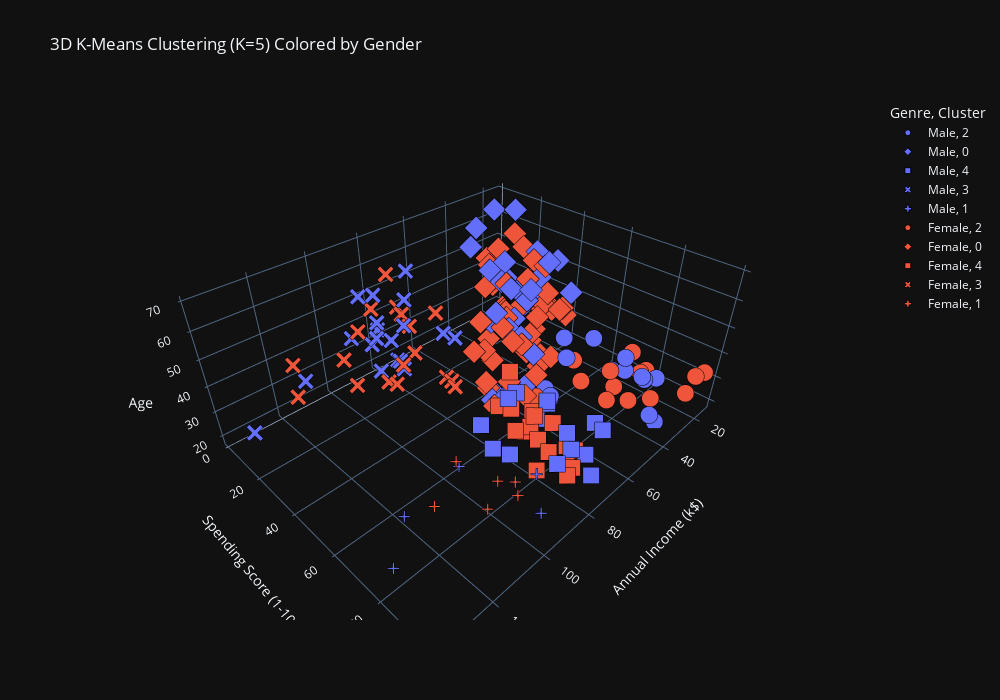

The notebook cell saved with this chart:
### Markdown cell above
THE 3D scatter Plot

### Code cell
import pandas as pd
import matplotlib.pyplot as plt
from sklearn.cluster import KMeans
from sklearn.metrics import silhouette_score
import plotly.express as px

# Load your dataset


# Select features for clustering
features = ["Annual Income (k$)", "Spending Score (1-100)", "Age"]
X = dataset[features]

# ------------------------------
# 1. Silhouette Score Plot
scores = []
for i in range(2, 11):
    kmeans = KMeans(n_clusters=i, init='k-means++', random_state=42)
    preds = kmeans.fit_predict(X)
    score = silhouette_score(X, preds)
    scores.append(score)

plt.figure(figsize=(10, 6))
plt.plot(range(2, 11), scores, marker='o', linestyle='--', color='purple')
plt.title("Silhouette Score by Number of Clusters")
plt.xlabel("Number of Clusters (K)")
plt.ylabel("Silhouette Score")
plt.grid(True)
plt.show()

# ------------------------------
# 2. Apply KMeans with chosen K (e.g., 5 based on Silhouette)
optimal_k = 5
kmeans = KMeans(n_clusters=optimal_k, init='k-means++', random_state=42)
dataset['Cluster'] = kmeans.fit_predict(X)

# ------------------------------
# 3. 3D Cluster Visualization (colored by Gender)
fig = px.scatter_3d(
    dataset,
    x="Annual Income (k$)",
    y="Spending Score (1-100)",
    z="Age",
    color="Genre",  # You can change to 'Cluster' if you want
    symbol="Cluster",  # Symbol shows clusters
    title=f"3D K-Means Clustering (K={optimal_k}) Colored by Gender",
    width=1000,
    height=700
)

fig.update_traces(marker=dict(size=6, line=dict(width=1, color='black')))
fig.update_layout(template="plotly_dark")
fig.show()

### Figure 1 — Plotly figure (JSON) as saved in the notebook; plotly's stock layout.template omitted (floating-point values rounded to 4 significant figures)
{"data": [{"hovertemplate": "Genre=Male<br>Cluster=2<br>Annual Income (k$)=%{x}<br>Spending Score (1-100)=%{y}<br>Age=%{z}<extra></extra>", "legendgroup": "Male, 2", "marker": {"color": "#636efa", "line": {"color": "black", "width": 1}, "size": 6, "symbol": "circle"}, "mode": "markers", "name": "Male, 2", "scene": "scene", "showlegend": true, "type": "scatter3d", "x": [15, 15, 20, 21, 24, 25, 28, 28, 33, 38, 42, 46, 48, 48], "y": [39, 81, 79, 66, 73, 73, 82, 61, 92, 92, 60, 55, 59, 59], "z": [19, 21, 22, 20, 25, 31, 29, 35, 18, 24, 33, 19, 18, 19]}, {"hovertemplate": "Genre=Male<br>Cluster=0<br>Annual Income (k$)=%{x}<br>Spending Score (1-100)=%{y}<br>Age=%{z}<extra></extra>", "legendgroup": "Male, 0", "marker": {"color": "#636efa", "line": {"color": "black", "width": 1}, "size": 6, "symbol": "diamond"}, "mode": "markers", "name": "Male, 0", "scene": "scene", "showlegend": true, "type": "scatter3d", "x": [19, 19, 20, 23, 24, 30, 33, 39, 43, 43, 44, 46, 46, 48, 49, 54, 54, 54, 54, 54, 54, 54, 59, 60, 60, 61, 61, 62, 62, 63, 63, 63, 63, 64], "y": [3, 14, 13, 29, 35, 4, 4, 36, 60, 41, 46, 46, 56, 51, 55, 47, 54, 48, 51, 55, 41, 46, 41, 49, 52, 42, 49, 59, 56, 46, 43, 48, 52, 46], "z": [64, 67, 37, 52, 35, 60, 53, 48, 59, 47, 69, 53, 70, 63, 70, 59, 26, 40, 57, 38, 67, 48, 18, 48, 24, 48, 20, 67, 49, 54, 68, 66, 65, 19]}, {"hovertemplate": "Genre=Male<br>Cluster=4<br>Annual Income (k$)=%{x}<br>Spending Score (1-100)=%{y}<br>Age=%{z}<extra></extra>", "legendgroup": "Male, 4", "marker": {"color": "#636efa", "line": {"color": "black", "width": 1}, "size": 6, "symbol": "square"}, "mode": "markers", "name": "Male, 4", "scene": "scene", "showlegend": true, "type": "scatter3d", "x": [62, 67, 69, 71, 71, 71, 73, 75, 77, 78, 78, 87, 87, 87, 88], "y": [55, 56, 91, 95, 75, 75, 73, 93, 97, 90, 88, 63, 75, 92, 69], "z": [26, 27, 39, 40, 38, 39, 32, 32, 28, 34, 39, 32, 28, 36, 27]}, {"hovertemplate": "Genre=Male<br>Cluster=3<br>Annual Income (k$)=%{x}<br>Spending Score (1-100)=%{y}<br>Age=%{z}<extra></extra>", "legendgroup": "Male, 3", "marker": {"color": "#636efa", "line": {"color": "black", "width": 1}, "size": 6, "symbol": "x"}, "mode": "markers", "name": "Male, 3", "scene": "scene", "showlegend": true, "type": "scatter3d", "x": [71, 71, 71, 73, 74, 77, 77, 78, 78, 78, 81, 85, 86, 87, 87, 88, 93, 98, 113, 137], "y": [35, 11, 9, 5, 10, 12, 36, 17, 1, 1, 5, 26, 20, 13, 10, 15, 14, 15, 8, 18], "z": [43, 59, 47, 20, 19, 25, 48, 43, 37, 34, 19, 50, 42, 40, 36, 58, 59, 46, 33, 32]}, {"hovertemplate": "Genre=Male<br>Cluster=1<br>Annual Income (k$)=%{x}<br>Spending Score (1-100)=%{y}<br>Age=%{z}<extra></extra>", "legendgroup": "Male, 1", "marker": {"color": "#636efa", "line": {"color": "black", "width": 1}, "size": 6, "symbol": "cross"}, "mode": "markers", "name": "Male, 1", "scene": "scene", "showlegend": true, "type": "scatter3d", "x": [93, 99, 101, 126, 137], "y": [90, 97, 68, 74, 83], "z": [35, 30, 28, 32, 30]}, {"hovertemplate": "Genre=Female<br>Cluster=2<br>Annual Income (k$)=%{x}<br>Spending Score (1-100)=%{y}<br>Age=%{z}<extra></extra>", "legendgroup": "Female, 2", "marker": {"color": "#EF553B", "line": {"color": "black", "width": 1}, "size": 6, "symbol": "circle"}, "mode": "markers", "name": "Female, 2", "scene": "scene", "showlegend": true, "type": "scatter3d", "x": [16, 17, 18, 19, 19, 20, 23, 29, 30, 33, 34, 37, 39, 39, 54], "y": [77, 76, 94, 72, 99, 77, 98, 87, 73, 81, 73, 75, 61, 65, 57], "z": [23, 22, 23, 30, 35, 24, 35, 23, 21, 21, 30, 20, 31, 24, 21]}, {"hovertemplate": "Genre=Female<br>Cluster=0<br>Annual Income (k$)=%{x}<br>Spending Score (1-100)=%{y}<br>Age=%{z}<extra></extra>", "legendgroup": "Female, 0", "marker": {"color": "#EF553B", "line": {"color": "black", "width": 1}, "size": 6, "symbol": "diamond"}, "mode": "markers", "name": "Female, 0", "scene": "scene", "showlegend": true, "type": "scatter3d", "x": [16, 17, 18, 20, 21, 25, 28, 28, 29, 33, 34, 37, 38, 39, 40, 40, 40, 40, 42, 43, 43, 44, 46, 47, 47, 48, 48, 48, 49, 50, 50, 54, 54, 54, 54, 57, 57, 58, 58, 59, 60, 60, 60, 60, 62, 62, 62, 63, 64, 65, 65, 65, 67, 67, 67], "y": [6, 40, 6, 15, 35, 5, 14, 32, 31, 14, 17, 26, 35, 28, 55, 47, 42, 42, 52, 54, 45, 50, 51, 52, 59, 50, 48, 47, 42, 49, 56, 53, 52, 42, 44, 58, 55, 60, 46, 55, 40, 42, 47, 50, 41, 48, 42, 50, 42, 48, 43, 59, 43, 57, 40], "z": [20, 31, 35, 58, 35, 46, 54, 45, 40, 49, 42, 36, 65, 49, 50, 27, 29, 31, 49, 31, 50, 51, 27, 67, 54, 43, 68, 32, 47, 60, 60, 45, 23, 49, 46, 55, 22, 34, 50, 68, 40, 32, 47, 27, 23, 49, 21, 66, 38, 18, 63, 49, 51, 50, 38]}, {"hovertemplate": "Genre=Female<br>Cluster=4<br>Annual Income (k$)=%{x}<br>Spending Score (1-100)=%{y}<br>Age=%{z}<extra></extra>", "legendgroup": "Female, 4", "marker": {"color": "#EF553B", "line": {"color": "black", "width": 1}, "size": 6, "symbol": "square"}, "mode": "markers", "name": "Female, 4", "scene": "scene", "showlegend": true, "type": "scatter3d", "x": [63, 65, 69, 70, 72, 73, 74, 76, 77, 78, 78, 78, 78, 79, 81, 85, 86, 88], "y": [54, 50, 58, 77, 71, 88, 72, 87, 74, 76, 89, 78, 73, 83, 93, 75, 95, 86], "z": [19, 19, 40, 31, 31, 29, 35, 32, 32, 38, 27, 30, 30, 29, 31, 36, 33, 30]}, {"hovertemplate": "Genre=Female<br>Cluster=3<br>Annual Income (k$)=%{x}<br>Spending Score (1-100)=%{y}<br>Age=%{z}<extra></extra>", "legendgroup": "Female, 3", "marker": {"color": "#EF553B", "line": {"color": "black", "width": 1}, "size": 6, "symbol": "x"}, "mode": "markers", "name": "Female, 3", "scene": "scene", "showlegend": true, "type": "scatter3d", "x": [70, 72, 73, 75, 76, 78, 78, 78, 79, 87, 88, 97, 99, 101, 103, 103, 120, 126], "y": [29, 34, 7, 5, 40, 22, 20, 16, 35, 27, 13, 32, 39, 24, 17, 23, 16, 28], "z": [23, 25, 44, 57, 28, 34, 44, 47, 56, 36, 52, 37, 41, 54, 41, 34, 47, 45]}, {"hovertemplate": "Genre=Female<br>Cluster=1<br>Annual Income (k$)=%{x}<br>Spending Score (1-100)=%{y}<br>Age=%{z}<extra></extra>", "legendgroup": "Female, 1", "marker": {"color": "#EF553B", "line": {"color": "black", "width": 1}, "size": 6, "symbol": "cross"}, "mode": "markers", "name": "Female, 1", "scene": "scene", "showlegend": true, "type": "scatter3d", "x": [97, 98, 103, 103, 113, 120], "y": [86, 88, 85, 69, 91, 79], "z": [32, 29, 36, 32, 38, 35]}], "layout": {"height": 700, "legend": {"title": {"text": "Genre, Cluster"}, "tracegroupgap": 0}, "scene": {"domain": {"x": [0, 1], "y": [0, 1]}, "xaxis": {"title": {"text": "Annual Income (k$)"}}, "yaxis": {"title": {"text": "Spending Score (1-100)"}}, "zaxis": {"title": {"text": "Age"}}}, "title": {"text": "3D K-Means Clustering (K=5) Colored by Gender"}, "width": 1000}}
